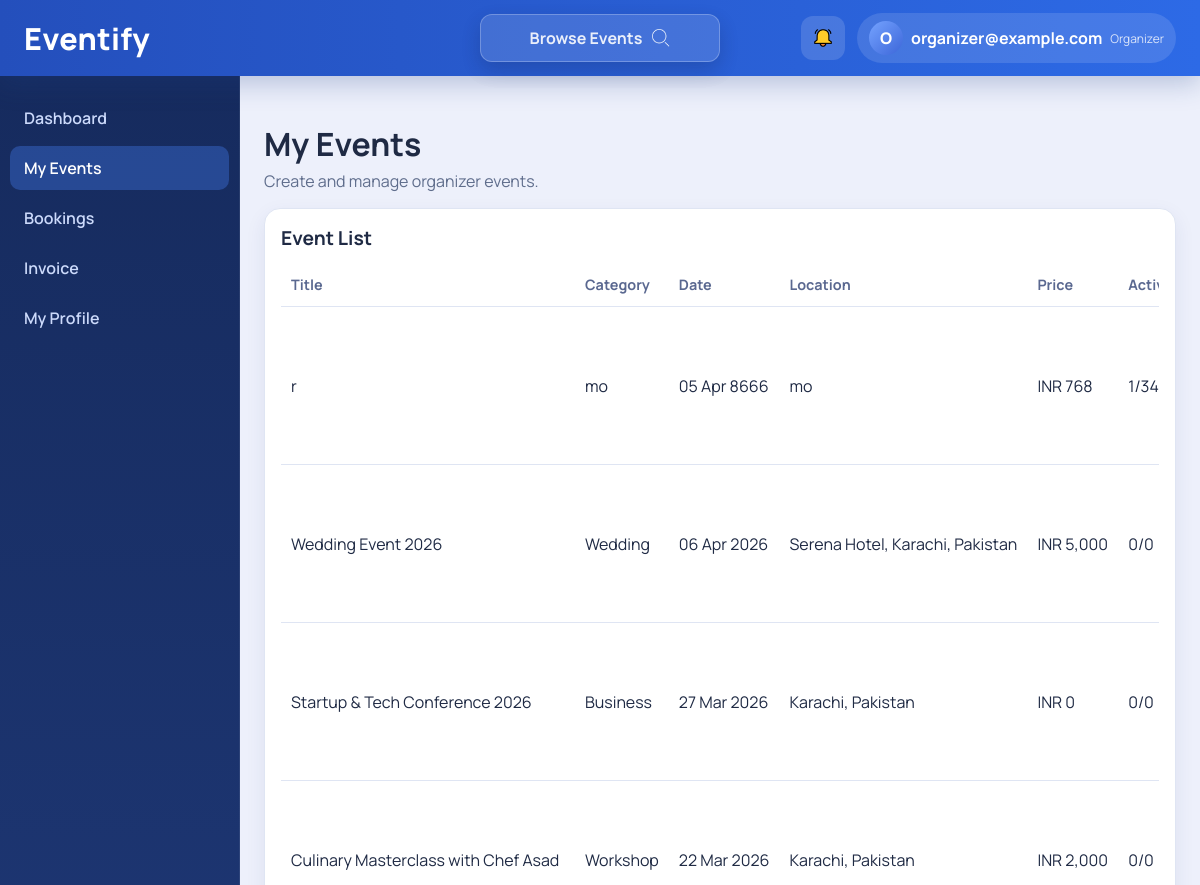
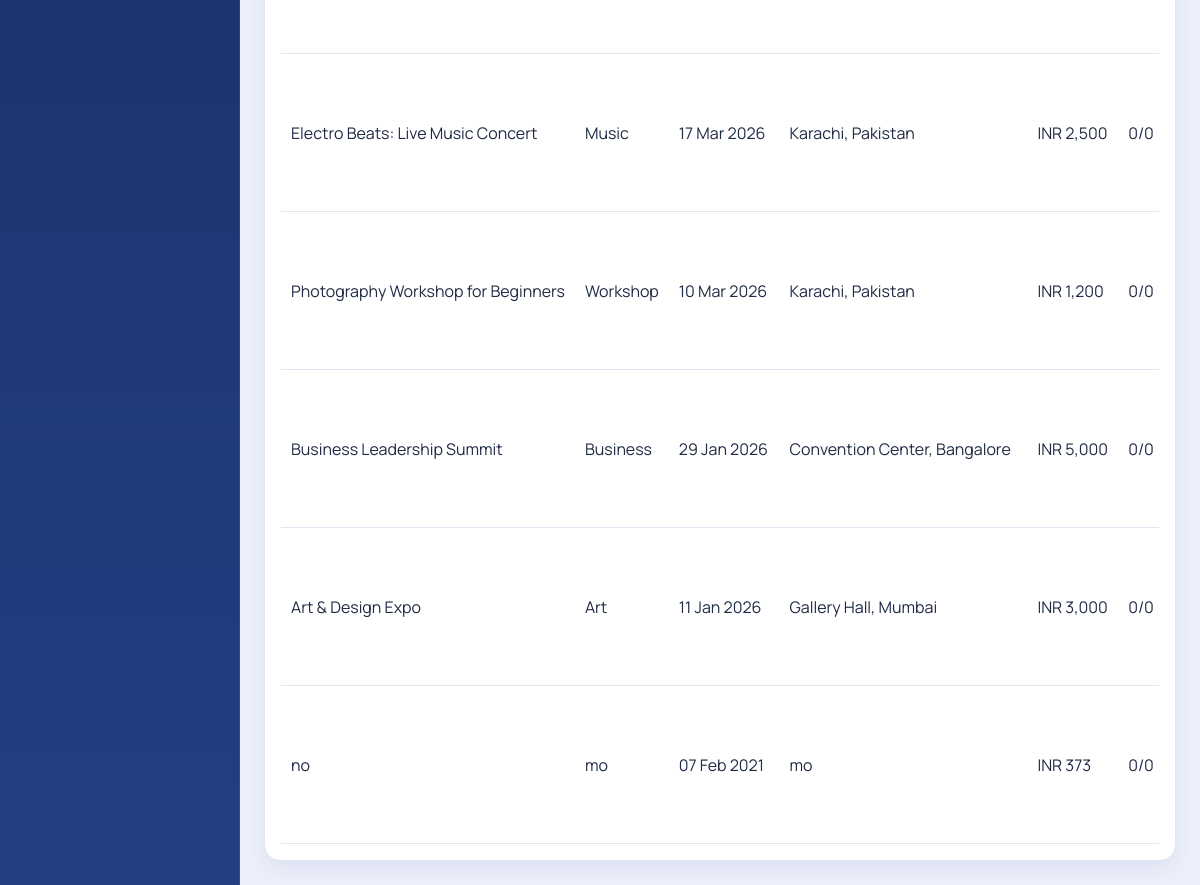
Screenshot of /my-events/ (signed in) with the database file from the repository (2 pictures, top to bottom).
### core/models.py (models this page shows, shortened)
class Profile(models.Model):
    ROLE_USER = "user"
    ROLE_ORGANIZER = "organizer"
    ROLE_CHOICES = (
        (ROLE_USER, "User"),
        (ROLE_ORGANIZER, "Organizer"),
    )
    user = models.OneToOneField(User, on_delete=models.CASCADE, related_name="profile")
    role = models.CharField(max_length=20, choices=ROLE_CHOICES, default=ROLE_USER)
    contact = models.CharField(max_length=150)
    phone = models.CharField(max_length=40, blank=True)
    address = models.CharField(max_length=255, blank=True)
    profile_image = models.ImageField(upload_to="profile_images/", blank=True, null=True)
    notification_booking = models.BooleanField(default=True)
    notification_payment = models.BooleanField(default=True)
    notification_updates = models.BooleanField(default=True)
    security_question = models.CharField(max_length=255, blank=True)
    security_answer_hash = models.CharField(max_length=255, blank=True)
    language = models.CharField(max_length=30, default="English")
    dark_mode = models.BooleanField(default=False)
    created_at = models.DateTimeField(auto_now_add=True)
    class Meta:
        constraints = [
            models.UniqueConstraint(fields=["contact", "role"], name="uniq_profile_contact_role"),
        ]

class Event(models.Model):
    title = models.CharField(max_length=180)
    category = models.CharField(max_length=80)
    location = models.CharField(max_length=180)
    date = models.DateField()
    time = models.CharField(max_length=80)
    price = models.PositiveIntegerField(default=0)
    description = models.TextField()
    is_private = models.BooleanField(default=False, help_text="If private, event is only accessible via direct link")
    guest_emails = models.TextField(blank=True, help_text="Comma-separated list of guest emails for private events")
    active_participant_emails = models.TextField(blank=True, help_text="Comma-separated list of active participant emails")
    attendees_required = models.PositiveIntegerField(default=0)
    attendees_usage = models.CharField(max_length=220, blank=True)
    active_participants_required = models.PositiveIntegerField(default=0)
    active_participants_usage = models.CharField(max_length=220, blank=True)
    helpers_required = models.PositiveIntegerField(default=0)
    helpers_usage = models.CharField(max_length=220, blank=True)
    image_url = models.URLField(blank=True, null=True)
    image_file = models.ImageField(upload_to="event_images/", blank=True, null=True)
    organizer_name = models.CharField(max_length=120)
    organizer_phone = models.CharField(max_length=40, blank=True)
    organizer_email = models.EmailField(blank=True)
    created_by = models.ForeignKey(
        User, on_delete=models.SET_NULL, null=True, blank=True, related_name="created_events"
    )
    created_at = models.DateTimeField(auto_now_add=True)

### core/views.py (the view)
# urls.py: path("my-events/", views.my_events, name="my_events"),
@role_required(Profile.ROLE_ORGANIZER)
def my_events(request):
    ensure_seeded()
    participant_prefetch = Prefetch(
        "bookings",
        queryset=(
            Booking.objects.select_related("user", "active_activity_slot", "helper_activity_slot")
            .exclude(status=Booking.STATUS_CANCELLED)
            .order_by("-booking_date")
        ),
        to_attr="participant_bookings",
    )
    events = (
        Event.objects.filter(created_by=request.user)
        .annotate(
            active_participants_applied=Count(
                "bookings",
                filter=Q(bookings__application_role=Booking.ROLE_ACTIVE_PARTICIPANT)
                & ~Q(bookings__status=Booking.STATUS_CANCELLED),
            ),
            helpers_applied=Count(
                "bookings",
                filter=Q(bookings__application_role=Booking.ROLE_HELPER_TEAM)
                & ~Q(bookings__status=Booking.STATUS_CANCELLED),
            ),
        )
        .prefetch_related(participant_prefetch)
        .order_by("-date")
    )
    events = list(events)
    for event in events:
        for participant_booking in getattr(event, "participant_bookings", []):
            participant_booking.ticket_scan_url = reverse(
                "ticket_qr_scan",
                args=[generate_ticket_token(participant_booking)],
            )
    return render_app(
        request,
        "core/my_events.html",
        "my-events",
        {"events": events},
    )

### core/models.py (called while the page is built)
    @property
    def ticket_reference(self):
        booking_id = int(self.pk or 0)
        event_id = int(self.event_id or 0)
        def _to_base36(value):
            digits = "0123456789ABCDEFGHIJKLMNOPQRSTUVWXYZ"
            number = int(value or 0)
            if number <= 0:
                return "0"
            encoded = []
            while number:
                number, remainder = divmod(number, 36)
                encoded.append(digits[remainder])
            return "".join(reversed(encoded))
        event_code = _to_base36(event_id).zfill(4)
        booking_code = _to_base36(booking_id).zfill(6)
        return f"TKT-E{event_code}-B{booking_code}"

    @property
    def applied_role_label(self):
        label = self.get_application_role_display()
        if self.application_role == self.ROLE_ACTIVE_PARTICIPANT and self.active_activity_slot_id:
            slot_name = (self.active_activity_slot.name or "").strip()
            if slot_name:
                return f"{label} - {slot_name}"
        if self.application_role == self.ROLE_HELPER_TEAM and self.helper_activity_slot_id:
            slot_name = (self.helper_activity_slot.name or "").strip()
            if slot_name:
                return f"{label} - {slot_name}"
        return label

### core/services.py (called while the page is built, shortened)
def normalize_language(value):
    selected = (value or "English").strip().title()
    if selected in SUPPORTED_LANGUAGES:
        return selected
    return "English"

def ui_labels(language):
    selected = normalize_language(language)
    return {
        "browse_events": "Browse Events",
        "dashboard": "Dashboard",
        "my_events": "My Events",
        "bookings": "Bookings",
        "my_bookings": "My Bookings",
        "event_history": "Event History",
        "invoice": "Invoice",
        "my_profile": "My Profile",
        "settings": "Settings",
        "logout": "Logout",
        "notifications_aria": "Notifications",
        "browse_events_aria": "Browse Events",
    }

def format_money(amount):
    try:
        value = int(amount or 0)
    except (TypeError, ValueError):
        value = 0
    return f"INR {value:,}"

### core/templatetags/core_tags.py (called while the page is built)
@register.filter
def money(value):
    return format_money(value)

@register.filter
def date_human(value):
    if not value:
        return ""
    if hasattr(value, "date"):
        value = value.date()
    return value.strftime("%d %b %Y")

### core/views.py (called while the page is built)
def ensure_seeded():
    global _seed_checked
    if _seed_checked:
        return
    seed_demo_data()
    _seed_checked = True

### templates/core/my_events.html (shortened to what this page needs)
{% extends "core/base_app.html" %}
{% load core_tags %}
{% block content %}
  <section class="page-head">
    <h1>My Events</h1>
    <p>Create and manage organizer events.</p>
  </section>
  <section class="card">
    <div class="card-head">
      <h2>Event List</h2>
    </div>
    <div class="table-wrap">
      <table class="mobile-data-table">
        <thead>
          <tr>
            <th>Title</th>
            <th>Category</th>
            <th>Date</th>
            <th>Location</th>
            <th>Price</th>
            <th>Active Role</th>
          </tr>
        </thead>
        <tbody>
          {% for event in events %}
            <tr>
              <td data-label="Title">{{ event.title }}</td>
              <td data-label="Category">{{ event.category }}</td>
              <td data-label="Date">{{ event.date|date_human }}</td>
              <td data-label="Location">{{ event.location }}</td>
              <td data-label="Price">{{ event.price|money }}</td>
              <td data-label="Active Role">{{ event.active_participants_applied }}/{{ event.active_participants_required }}</td>
            </tr>
          {% empty %}
            <tr class="empty-row"><td colspan="8" class="empty-cell">No events created yet.</td></tr>
          {% endfor %}
        </tbody>
      </table>
    </div>
  </section>
{% endblock %}

### templates/core/base_app.html (shortened to what this page needs)
﻿{% load static core_tags %}
<!DOCTYPE html>
<html lang="en">
  <head>
    <link rel="stylesheet" href="{% static 'css/style.css' %}" />
  </head>
  <body{% if current_profile.dark_mode %} class="theme-dark"{% endif %}>
    <div class="app-shell">
      <header class="top-nav">
        <a href="{% url 'dashboard' %}" class="brand">Eventify</a>
        <a
          href="{% url 'browse_events' %}"
          class="top-link {% if active_page == 'browse-events' %}active{% endif %}"
        >
          <span>{{ ui_labels.browse_events }}</span>
          <img
            src="{% static 'img/search_data_10102577.png' %}"
            alt=""
            class="browse-link-icon"
            width="16"
            height="16"
          />
        </a>
        <div class="top-actions">
          <a href="{% url 'notifications' %}" class="icon-button" aria-label="{{ ui_labels.notifications_aria }}">
            <img
              src="{% static 'img/alarm_7467233.png' %}"
              alt="Notifications"
              class="alarm-icon"
              width="18"
              height="18"
            />
          </a>
          <details class="user-dropdown">
            <summary>
              {% if current_profile.profile_image %}
                <img
                  src="{{ current_profile.profile_image.url }}"
                  alt="Profile"
                  class="avatar avatar-img"
                  width="34"
                  height="34"
                />
              {% else %}
                <span class="avatar">{{ request.user.first_name|default:request.user.username|initials }}</span>
              {% endif %}
              <span class="user-name">{{ request.user.first_name|default:request.user.username }}</span>
              <span class="user-role">{{ current_profile.role }}</span>
            </summary>
          </details>
        </div>
      </header>
      <aside class="sidebar" id="sidebar">
        <nav>
          {% for item in menu_items %}
            <a
              href="{{ item.href }}"
              class="nav-item {% if item.parent %}sub-item{% endif %} {% if active_page == item.key %}active{% endif %}"
            >
              {{ item.label }}
            </a>
          {% endfor %}
        </nav>
      </aside>
      <main class="content">
        {% block content %}{% endblock %}
      </main>
    </div>
  </body>
</html>

### static/css/style.css (style rules this page uses)
:root { --bg-main: #edf0fb; --bg-card: #ffffff; --text-main: #1f2a44; --text-soft: #5f6d8c; --line: #dfe5f3; --blue: #2563d8; --blue-2: #1d4eb8; --nav-start: #244fbc; --nav-end: #2d6ae6; --side-start: #162b5e; --side-end: #233f84; --green: #22a879; --orange: #ef8a36; --red: #dc4f4f; --purple: #6651d8; --landing-max-width: 1400px; --landing-gutter: 12px; --mobile-app-max-width: 430px; --mobile-app-gutter: 12px; }
* { box-sizing: border-box; }
html, body { margin: 0; padding: 0; min-height: 100%; -webkit-text-size-adjust: 100%; text-size-adjust: 100%; font-family: "Manrope", "Segoe UI", sans-serif; color: var(--text-main); background: var(--bg-main); }
a { color: inherit; text-decoration: none; }
h1, h2, h3, p { margin: 0; }
.app-shell { min-height: 100vh; min-height: 100dvh; }
.top-nav { position: fixed; top: 0; left: 0; right: 0; height: 76px; z-index: 20; display: flex; align-items: center; gap: 20px; padding: 0 24px; background: linear-gradient(90deg, var(--nav-start), var(--nav-end)); color: #fff; box-shadow: 0 8px 24px rgba(28, 62, 137, 0.25); }
.brand { font-size: 1.9rem; font-weight: 800; letter-spacing: 0.3px; }
.top-link { position: absolute; left: 50%; top: 50%; transform: translate(-50%, -50%); display: inline-flex; align-items: center; justify-content: center; gap: 10px; padding: 12px 20px; min-width: 240px; text-align: center; border: 1px solid rgba(255, 255, 255, 0.28); border-radius: 12px; background: rgba(255, 255, 255, 0.14); font-size: 1rem; font-weight: 700; opacity: 0.9; box-shadow: 0 8px 20px rgba(18, 36, 86, 0.28); }
.browse-link-icon { width: 18px; height: 18px; object-fit: contain; filter: invert(1); opacity: 0.95; }
.top-actions { margin-left: auto; display: flex; align-items: center; gap: 12px; }
.icon-button { position: relative; display: inline-flex; align-items: center; justify-content: center; width: 44px; height: 44px; border-radius: 12px; background: rgba(255, 255, 255, 0.14); color: #fff; font-size: 0.8rem; font-weight: 700; overflow: hidden; }
.alarm-icon { width: 18px !important; height: 18px !important; min-width: 18px; min-height: 18px; max-width: 18px; max-height: 18px; display: block; object-fit: contain; flex-shrink: 0; }
.user-dropdown { position: relative; }
.user-dropdown summary { list-style: none; display: flex; align-items: center; gap: 8px; padding: 8px 12px; border-radius: 999px; background: rgba(255, 255, 255, 0.12); cursor: pointer; }
.avatar { width: 34px; height: 34px; border-radius: 50%; background: linear-gradient(135deg, #75a3ff, #3c66d9); color: #fff; font-weight: 800; display: inline-flex; align-items: center; justify-content: center; }
.user-name { font-weight: 700; }
.user-role { text-transform: capitalize; font-size: 0.75rem; opacity: 0.8; }
.sidebar { position: fixed; top: 76px; left: 0; bottom: 0; width: 240px; z-index: 15; background: linear-gradient(180deg, var(--side-start), var(--side-end)); border-right: 1px solid rgba(255, 255, 255, 0.08); padding: 20px 10px; }
.sidebar nav { display: grid; gap: 6px; }
.nav-item { color: #ccdafb; font-weight: 600; padding: 11px 14px; border-radius: 10px; display: flex; align-items: center; gap: 6px; }
.nav-item:hover, .nav-item.active { color: #fff; background: rgba(70, 126, 244, 0.35); }
.content { margin-top: 76px; margin-left: 240px; padding: 24px; }
.page-head { margin-bottom: 16px; }
.page-head h1 { font-size: 2rem; }
.page-head p { margin-top: 4px; color: var(--text-soft); }
.card { background: var(--bg-card); border-radius: 16px; border: 1px solid var(--line); padding: 16px; box-shadow: 0 7px 20px rgba(34, 55, 112, 0.08); }
.card-head { display: flex; align-items: center; justify-content: space-between; margin-bottom: 12px; }
.card-head h2 { font-size: 1.2rem; }
.table-wrap { overflow-x: auto; }
table { width: 100%; border-collapse: collapse; }
th, td { border-bottom: 1px solid var(--line); padding: 12px 10px; text-align: left; vertical-align: middle; white-space: nowrap; }
th { color: #5a6890; font-size: 0.9rem; }
html, body { overflow-x: hidden; }

### rows the page displays
Profile: role "Organizer"
Event: title "r", category "mo", date "05 Apr 8666", location "mo", price "INR 768", active_participants_applied "1", active_participants_required "34"
Event: title "Wedding Event 2026", category "Wedding", date "06 Apr 2026", location "Serena Hotel, Karachi, Pakistan", price "INR 5,000", active_participants_applied "0", active_participants_required "0"
Event: title "Startup & Tech Conference 2026", category "Business", date "27 Mar 2026", location "Karachi, Pakistan", price "INR 0", active_participants_applied "0", active_participants_required "0"
Event: title "Culinary Masterclass with Chef Asad", category "Workshop", date "22 Mar 2026", location "Karachi, Pakistan", price "INR 2,000", active_participants_applied "0", active_participants_required "0"
Event: title "Electro Beats: Live Music Concert", category "Music", date "17 Mar 2026", location "Karachi, Pakistan", price "INR 2,500", active_participants_applied "0", active_participants_required "0"
Event: title "Photography Workshop for Beginners", category "Workshop", date "10 Mar 2026", location "Karachi, Pakistan", price "INR 1,200", active_participants_applied "0", active_participants_required "0"
Event: title "Business Leadership Summit", category "Business", date "29 Jan 2026", location "Convention Center, Bangalore", price "INR 5,000", active_participants_applied "0", active_participants_required "0"
Event: title "Art & Design Expo", category "Art", date "11 Jan 2026", location "Gallery Hall, Mumbai", price "INR 3,000", active_participants_applied "0", active_participants_required "0"
Event: title "no", category "mo", date "07 Feb 2021", location "mo", price "INR 373", active_participants_applied "0", active_participants_required "0"

### other values shown
{{ ui_labels.browse_events }} "Browse Events"
{{ request.user.first_name|default:request.user.username|initials }} "O"
{{ request.user.first_name|default:request.user.username }} "organizer@example.com"
{{ item.label }} "Dashboard" "My Events" "Bookings" "Invoice" "My Profile"
